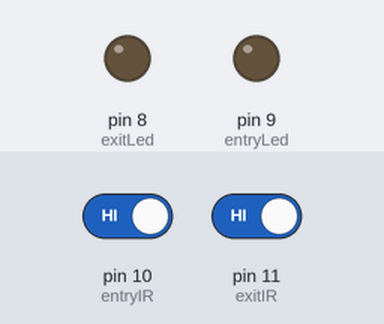
A sketch run on a simulated Arduino Uno, built with avr-gcc and run on an emulated ATmega328P. On the bench: output pins drawn as LEDs (lit = HIGH). The inputs (shaded band) are chosen by the test bench; at power-on: pin 10 (entryIR) HIGH, pin 11 (exitIR) HIGH.

Above: at 1.2 s.
1.3 s: pin 10 (entryIR) driven LOW
At 2.0 s:
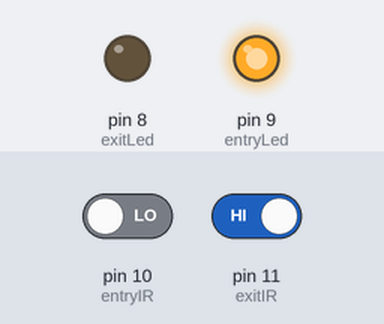
Timing chart, 0 to 4.3 s (numbered marks = the images above; inputs shaded):
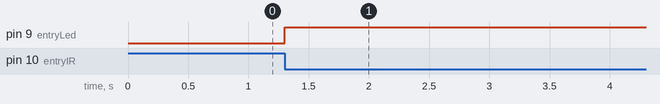

The sketch:

sketch_may8a.ino
```cpp
int exitLed = 8;
int entryLed = 9;

int entryIR = 10;
int exitIR = 11;

void setup() {
  // put your setup code here, to run once:
  pinMode(entryLed, OUTPUT);
  pinMode(entryIR, INPUT);

  pinMode(exitLed, OUTPUT);
  pinMode(exitIR, INPUT);
}

void homeAutomation(int entryRead, int exitRead) {

  if (entryRead == LOW) {
    digitalWrite(entryLed, HIGH);
  }

  else if (exitRead == LOW) {
    digitalWrite(entryLed, LOW);
  }
}

void homeAutomationWithTwoLed(int entryRead , int exitRead){
  int exitVal = exitRead == LOW ? HIGH : LOW;
  int entryVal = entryRead == LOW ? HIGH: LOW;

  digitalWrite(exitLed , exitVal);
  digitalWrite(entryLed , entryVal);
}

void loop() {
  // put your main code here, to run repeatedly:

  int exitRead = digitalRead(exitIR);
  int entryRead = digitalRead(entryIR);

  homeAutomation(entryRead, exitRead);

}
```

Measured:
- after the input at 1.3 s, pin 9 (entryLed): LOW → HIGH at once
